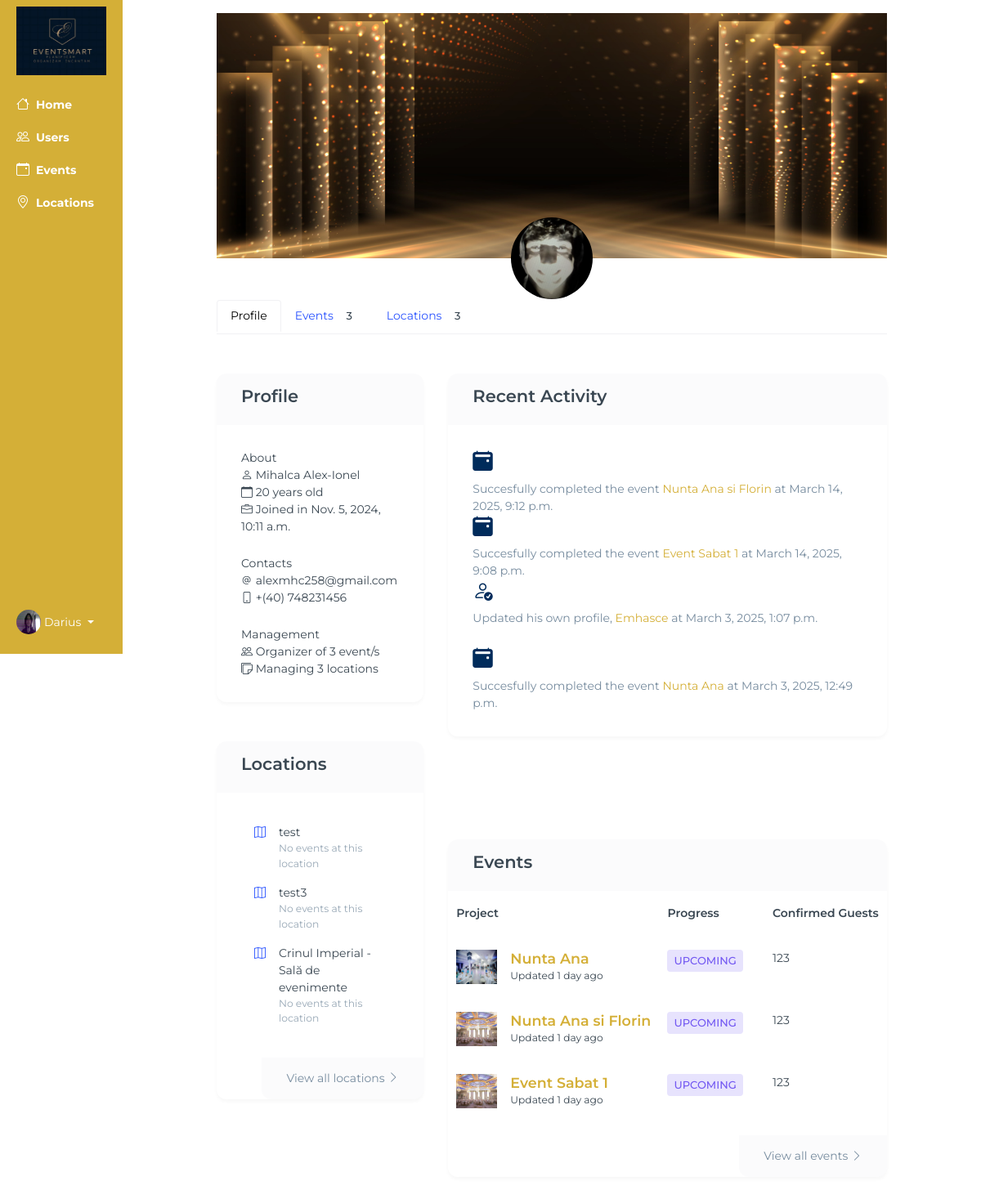
Page /view_user_admin/Emhasce/ (signed in) on the earlier database version.
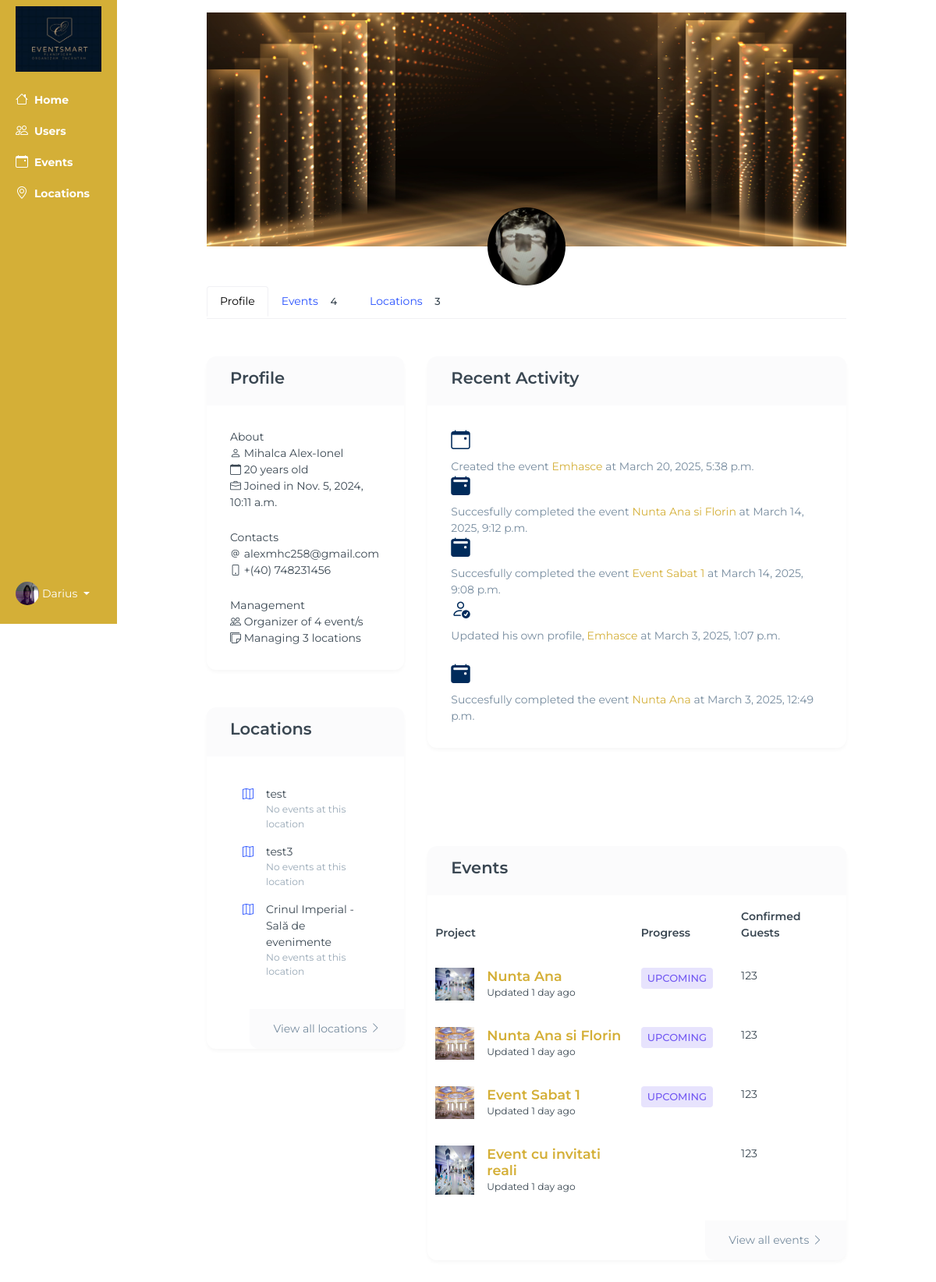
Same page on the later database version.
### base/models.py (models this page shows, shortened)
class Location(models.Model):
    owner = models.ForeignKey(User, on_delete=models.SET_NULL, null=True)
    name = models.CharField(max_length=100)
    description = models.TextField(null=True, blank=True)
    gallery = models.ImageField(upload_to='images/', null=True, blank=True)
    location = models.TextField(max_length=30)
    types = models.ManyToManyField(Type, blank=True)
    seats_numbers = models.IntegerField(null=True, blank=True)
    created_at = models.DateTimeField(auto_now_add=True)
    cost = models.DecimalField(max_digits=12, decimal_places=2,default=3000)
    number = models.CharField(max_length=20, default="+(40) 74 83 64 823")

class Notification(models.Model):
    ACTION_TYPES = [
        ('created_event', 'Created Event'),
        ('updated_event', 'Updated Event'),
        ('deleted_event', 'Deleted Event'),
        ('created_location', 'Created Location'),
        ('updated_location', 'Updated Location'),
        ('deleted_location', 'Deleted Location'),
        ('updated_profile', 'Updated Profile'),
        ('completed_event', 'Completed Event'),
    ]
    user = models.ForeignKey(User, on_delete=models.CASCADE)
    action_type = models.CharField(max_length=50, choices=ACTION_TYPES)
    target_object_id = models.PositiveIntegerField()
    target_object_name = models.CharField(max_length=100, null=True, blank=True)
    target_model = models.CharField(max_length=50)
    timestamp = models.DateTimeField(auto_now_add=True)

class Event(models.Model):
    location = models.ForeignKey(Location, on_delete=models.SET_NULL, null=True, blank=True)
    event_name = models.CharField(max_length=100)
    event_date = models.DateField()
    event_time = models.TimeField()
    event_description = models.TextField(null=True, blank=True)
    created_at = models.DateTimeField(auto_now_add=True)
    guests = models.ManyToManyField(Guests, related_name='events', blank=True)
    completed = models.BooleanField(default=False)
    types = models.ManyToManyField(Type, blank=True)
    cost = models.DecimalField(max_digits=10, decimal_places=2, default= 3000)
    updated_at = models.DateTimeField(auto_now=True)
    is_canceled = models.BooleanField(default=False)
    organized_by = models.ForeignKey(
            User,
            on_delete=models.CASCADE,
            related_name="organized_events",
            blank=True,
            null=True
        )

### base/views.py (the view)
@login_required(login_url='/login')
def viewUserAdmin(request, pk):
    if not request.user.is_superuser:
            return HttpResponse("Only admin can access this page.")
    user = User.objects.get(username=pk)
    events = Event.objects.filter(organized_by=user)
    locations = Location.objects.filter(owner=user)
    count_events = 0
    count_locations = 0
    for event in events:
        count_events += 1
    for location in locations:
        count_locations += 1
    last_login = user.last_login
    location_counts = defaultdict(int)
    today = datetime.today().date()
    for event in events:
        location_counts[event.location.name] += 1
    detailed_locations = [{'location_name': loc.name, 'ev_count': location_counts[loc.name]} for loc in locations]
    notifications = Notification.objects.filter(user=user).order_by('-timestamp')[:10]
    context = {
        'notifications':notifications,
        'today':today,
        'detailed_locations':detailed_locations,
        'locations':locations,
        'count_events':count_events,
        'count_locations':count_locations,
        'last_login':last_login,
        'user':user,
        'events':events,
    }
    return render(request, 'base/admin-view-user.html', context)

### base/context_processors.py (called while the page is built)
def media_url(request):
    return {
        'MEDIA_URL': settings.MEDIA_URL
    }

### base/templates/base/admin-view-user.html (shortened to what the changed rows need)
{% extends 'main.html' %}
{% block content %}
<div class="container-fluid">
    <div class="row flex-nowrap">
        <div class="col py-3 events">
         <link href="https://maxcdn.bootstrapcdn.com/font-awesome/4.3.0/css/font-awesome.min.css" rel="stylesheet">
         <div class="content container-fluid">
            <div class="row justify-content-lg-center">
               <div class="col-lg-10">
                  <div class="js-nav-scroller hs-nav-scroller-horizontal mb-5">
                     <ul class="nav nav-tabs align-items-center">
                        <li class="nav-item">
                           <a class="nav-link " href="{% url 'view_user_events' user.username %}">Events <span class="badge bg-soft-dark text-dark rounded-circle ms-1">{{ count_events }}</span></a>
                        </li>
                     </ul>
                  </div>
                  <div class="row">
                     <div class="col-lg-4">
                        <div class="column">
                           <div class="js-sticky-block card mb-3 mb-lg-5" data-hs-sticky-block-options="{
                              &quot;parentSelector&quot;: &quot;#accountSidebarNav&quot;,
                              &quot;breakpoint&quot;: &quot;lg&quot;,
                              &quot;startPoint&quot;: &quot;#accountSidebarNav&quot;,
                              &quot;endPoint&quot;: &quot;#stickyBlockEndPoint&quot;,
                              &quot;stickyOffsetTop&quot;: 20
                              }">
                              <div class="card-body">
                                 <ul class="list-unstyled list-py-2 text-dark mb-0">
                                    <li class="pb-0"><span class="card-subtitle">About</span></li>
                                    <li><i class="bi-person dropdown-item-icon"></i> {{ user.first_name }} {{ user.last_name }}</li>
                                    <li><i class="bi bi-calendar"></i></i> {{ user.profile_set.first.age }} years old </li>
                                    <li><i class="bi bi-briefcase"></i> Joined in  {{ user.date_joined }} </li>
                                    <li class="pt-4 pb-0"><span class="card-subtitle">Contacts</span></li>
                                    <li><i class="bi-at dropdown-item-icon"></i> {{ user.email }}</li>
                                    <li><i class="bi-phone dropdown-item-icon"></i> {{ user.profile_set.first.number }}</li>
                                    <li class="pt-4 pb-0"><span class="card-subtitle">Management</span></li>
                                    <li><i class="bi-people dropdown-item-icon"></i> Organizer of {{ count_events }} event/s</li>
                                    <li><i class="bi-stickies dropdown-item-icon"></i> Managing {{ count_locations }} locations</li>
                                 </ul>
                              </div>
                           </div>
                           <div class="col-sm-6 w-100" >
                              <div class="card h-100">
                                 <div class="card-body">
                                    <ul class="nav nav-pills card-nav card-nav-vertical nav-pills">
                                       {% for location in detailed_locations %}
                                       <li>
                                          <a class="nav-link" href="{% url 'admin-view-location' location.location_name %}">
                                             <div class="d-flex">
                                                <div class="flex-shrink-0">
                                                   <i class="bi bi-map"></i>
                                                </div>
                                                <div class="flex-grow-1 ms-3">
                                                   <span class="d-block text-dark">{{ location.location_name }}</span>
                                                   {% if location.ev_count > 0 %}
                                                   <small class="d-block text-muted">{{ location.ev_count }} Event</small>
                                                   {% else %}
                                                   <small class="d-block text-muted">No events at this location</small>
                                                   {% endif %}
                                                </div>
                                             </div>
                                          </a>
                                       </li>
                                    {% endfor %}
                                    </ul>
                                 </div>
                              </div>
                           </div>
                        </div>
                     </div>
                     <div class="col-lg-8">
                        <div class="d-grid gap-3 gap-lg-5">
                           <div class="card">
                              <div class="card-body card-body-height" style="height: auto;">
                                 <ul class="step step-icon-xs mb-0">
                                    {% for notification in notifications %}
                                    <li class="step-item">
                                       <div class="step-content-wrapper">
                                          <div class="step-content">
                                             {% if notification.action_type == "updated_location" %}
                                             <mb-4>
                                                <h3>
                                                   <i class="bi bi-geo-alt-fill"></i>
                                                </h3>Modified the location {{ notification.target_object_name }} <a href="{% url 'admin_view_location' notification.target_object_name %}"></a> at {{ notification.timestamp }}
                                             </mb-4>
                                             {% elif notification.action_type == "created_location" %}
                                             <div class="mb-4">
                                             <h3>
                                                <i class="bi bi-geo-alt-fill"></i>
                                             </h3>Added the location {{ notification.target_object_name }} <a href="{% url 'admin_view_location' notification.target_object_name %}"></a> at {{ notification.timestamp }}
                                             </div>
                                             {% elif notification.action_type == "created_event" %}
                                             <mb-4>
                                                <h3>
                                                   <i class="bi bi-calendar-event"></i>
                                                </h3>Created the event<a href="{% url 'admin-view-event' notification.target_object_name %}"> {{ notification.target_object_name }}</a> at {{ notification.timestamp }}
                                             </mb-4>
                                             {% elif notification.action_type == "updated_event" %}
                                             <mb-4>
                                                <h3>
                                                   <i class="bi bi-calendar-event"></i>
                                                </h3>Updated the event<a href="{% url 'admin-view-event' notification.target_object_name %}"> {{ notification.target_object_name }}</a> at {{ notification.timestamp }}
                                             </mb-4>
                                             {% elif notification.action_type == "updated_profile" %}
                                    <div class="mb-4">
                                       <h3>
                                          <i class="bi bi-person-check"></i>
                                       </h3>   Updated his own profile, <a href="{% url 'view_user_admin' notification.target_object_name %}"> {{ notification.target_object_name }} </a> at {{ notification.timestamp }}
                                    </div>
                                    {% elif notification.action_type == "completed_event" %}
                                    <mb-4>
                                       <h3>
                                          <i class="bi bi-calendar2-event-fill"></i>
                                       </h3>Succesfully completed the event<a href="{% url 'admin-view-event' notification.target_object_name %}"> {{ notification.target_object_name }}</a> at {{ notification.timestamp }}
                                    </mb-4>
                                    {% endif %}
                                          </div>
                                       </div>
                                    </li>
                                    {% empty %}
                                    <h4><i class="bi bi-bell"></i>  No recent Activity</h2>
                                    {% endfor %}
                                 </ul>
                              </div>
                           </div>
                           <div class="card">
                              <div class="table-responsive">
                                 <table class="table table-borderless table-thead-bordered table-nowrap table-align-middle card-table">
                                    <thead class="thead-light">
                                       <tr>
                                          <th>Project</th>
                                          <th style="width: auto;">Progress</th>
                                          <th class="table-text-end">Confirmed Guests</th>
                                       </tr>
                                    </thead>
                                    <tbody>
                                      {% for event in events %}
                                      <tr>
                                       <td>
                                          <div class="d-flex">
                                             <img class="avatar" style="width: 50px; " src="{{ event.location.gallery.url }}" alt="Image Description">
                                             <div class="ms-3">
                                                <h5 class="mb-0"> <a href=" {% url 'admin-view-event' event.event_name %} ">{{ event.event_name }}</a> </h5>
                                                <small>Updated 1 day ago</small>
                                             </div>
                                          </div>
                                       </td>
                                       <td>
                                          <div class="d-flex align-items-center">
                                             <span class="me-3">{% if event.is_canceled == True %} <span
                                                class="badge bg-danger-subtle text-danger text-uppercase">Cancelled</span></span>
                                                {% elif event.completed == True %}
                                                <span
                                                    class="badge bg-success-subtle text-success text-uppercase">Completed</span>
                                                {% elif event.event_date > today %}
                                                <span
                                                    class="badge bg-info-subtle text-info text-uppercase">Upcoming</span>
                                                {% endif %}
                                          </div>
                                       </td>
                                       <td class="table-text-end">123</td>
                                    </tr>
                                      {% endfor %}
                                    </tbody>
                                 </table>
                              </div>
                           </div>
                        </div>
                     </div>
                  </div>
               </div>
            </div>
         </div>
    </div>
</div>
{% endblock content %}

Differences in the rows shown:
added Notification: target_object_name "Emhasce", timestamp "March 20, 2025, 5:38 p.m."
added Event: location.gallery (picture), event_name "Event cu invitati reali"
Other differences:
{{ count_events }}: "3" → "4"
